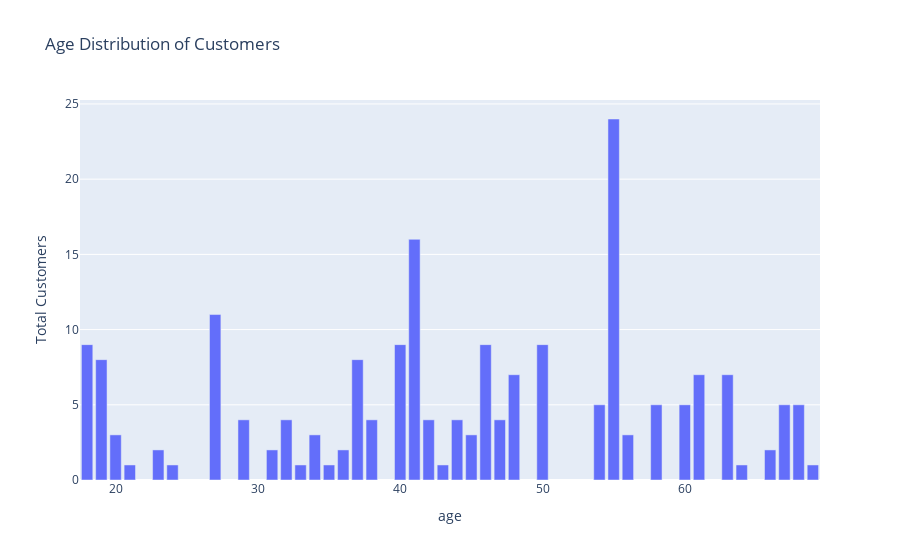

The code cell stored with this chart in its notebook:
### Markdown cell above
**Answer 5**

### Code cell
#Identify and visualize the age distribution of customers.
customer_by_age=orders_customers_products.groupby('age')['customer_id'].count().reset_index(name='Total Customers')
fig = px.bar(customer_by_age, x='age', y='Total Customers', title='Age Distribution of Customers')
fig.show()

### Figure 1 — Plotly figure (JSON) as saved in the notebook; plotly's stock layout.template omitted (floating-point values rounded to 4 significant figures)
{"data": [{"alignmentgroup": "True", "hovertemplate": "age=%{x}<br>Total Customers=%{y}<extra></extra>", "legendgroup": "", "marker": {"color": "#636efa", "pattern": {"shape": ""}}, "name": "", "offsetgroup": "", "orientation": "v", "showlegend": false, "textposition": "auto", "type": "bar", "x": [18, 19, 20, 21, 23, 24, 27, 29, 31, 32, 33, 34, 35, 36, 37, 38, 40, 41, 42, 43, 44, 45, 46, 47, 48, 50, 54, 55, 56, 58, 60, 61, 63, 64, 66, 67, 68, 69], "xaxis": "x", "y": [9, 8, 3, 1, 2, 1, 11, 4, 2, 4, 1, 3, 1, 2, 8, 4, 9, 16, 4, 1, 4, 3, 9, 4, 7, 9, 5, 24, 3, 5, 5, 7, 7, 1, 2, 5, 5, 1], "yaxis": "y"}], "layout": {"barmode": "relative", "legend": {"tracegroupgap": 0}, "title": {"text": "Age Distribution of Customers"}, "xaxis": {"anchor": "y", "domain": [0, 1], "title": {"text": "age"}}, "yaxis": {"anchor": "x", "domain": [0, 1], "title": {"text": "Total Customers"}}}}
